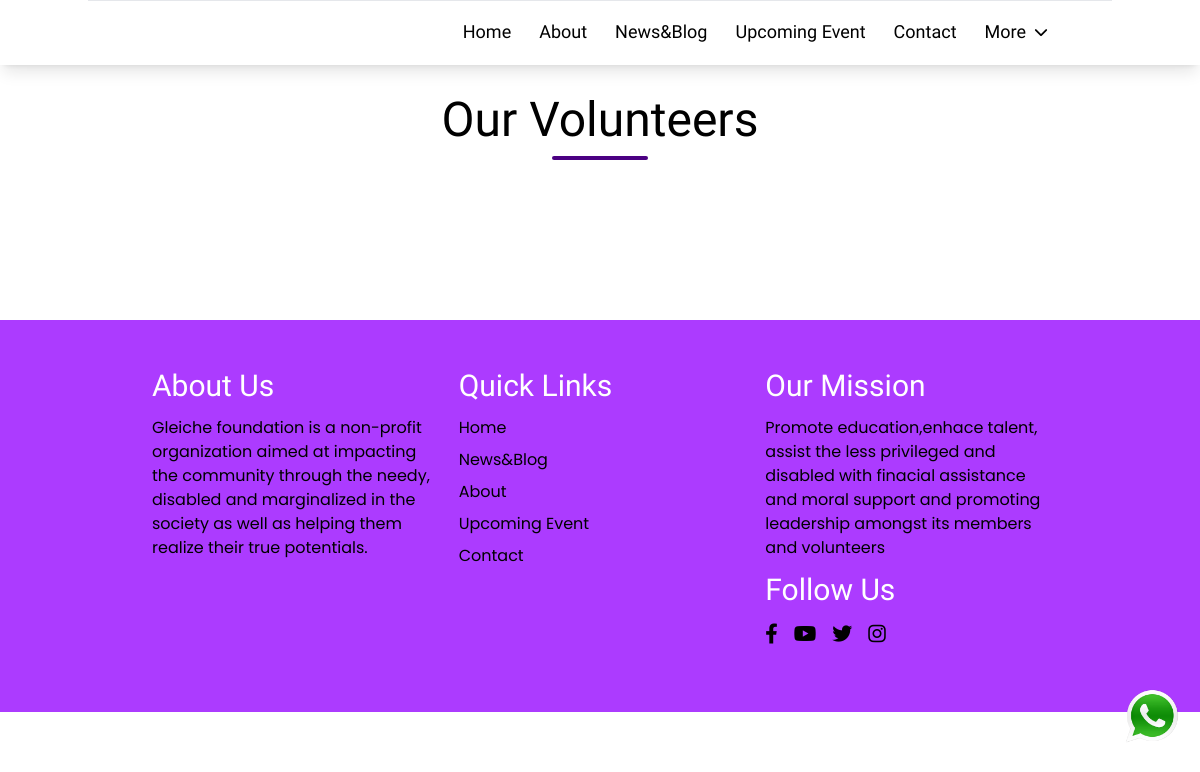
/volunteers/, run on an earlier commit of the app's database.
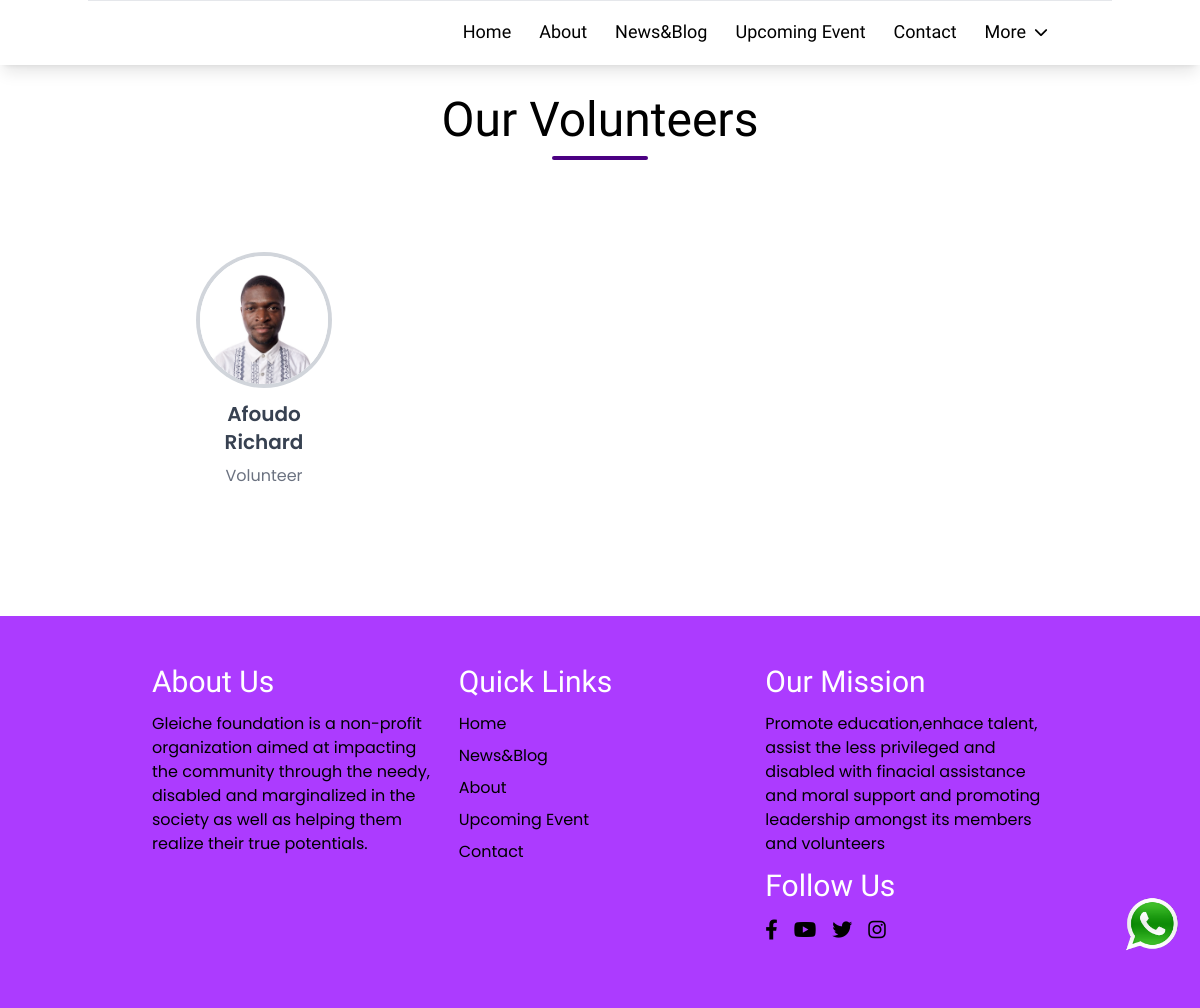
And on a later commit of the database.
### backend/models.py (models this page shows, shortened)
class Volunteer(models.Model):
    image = models.ImageField(upload_to=volunteer_upload_to_dir, default=default_gleiche_logo, blank=True)
    firstname = models.CharField(max_length=200, null=False)
    lastname = models.CharField(max_length=200, null=False)
    publish = models.BooleanField(default=False)
    date_created = models.DateTimeField(auto_now_add=True)
    def fullName(self):
        return f"{self.firstname} {self.lastname}"

### frontend/views.py (the view)
# urls.py: path('volunteers/', views.volunteers, name="system_volunteers"),
def volunteers(request):
    volunteers = Volunteer.objects.filter(publish=1)
    paginator = Paginator(volunteers, 3)
    page_number = request.GET.get('page')
    paged_objs = paginator.get_page(page_number)
    data = {
        'volunteers':paged_objs
    }
    return render(request, "frontend/volunteers.html", data)

### frontend/templates/frontend/volunteers.html (shortened to what this page needs)
{% extends 'frontend/main.html' %}
{% load static %}
{% block content %}
<div class="container py-6 md:py-12 flex flex-col gap-4">
    <div class="flex flex-col items-center gap-3">
        <span class="font-patrick-hand text-3xl md:text-4xl lg:text-5xl">Our Volunteers</span>
        <div class="w-24 h-1 bg-primary rounded-md"></div>
    </div>
    <div class="py-12">
        <div class="w-full flex flex-wrap">
            {% for item in volunteers %}
            <div class="w-6/12 md:w-4/12 lg:w-3/12 px-0 lg:px-3">
                {% include 'frontend/components/volunteer_card.html' with item=item  %}
            </div>
            {% endfor %}
        </div>
    </div>
</div>
{% endblock %}

### frontend/templates/frontend/main.html (shortened to what this page needs)
{% load tailwind_tags %}
{% load static %}
{% load web_settings %}
<!DOCTYPE html>
<html lang="en">
<head>
    {% tailwind_css %}
    <link rel="stylesheet" href="https://cdnjs.cloudflare.com/ajax/libs/font-awesome/6.1.1/css/all.min.css"
 />
    <link rel="stylesheet" href="https://unpkg.com/swiper/swiper-bundle.min.css" />
    <link href="https://unpkg.com/aos@2.3.1/dist/aos.css" rel="stylesheet">
</head>
<body class="font-Poppins">
    {% include 'frontend/includes/header.html' %}
    {% block content %}
    {% endblock %}
    <div class="fixed z-40 bottom-14 right-5 flex-col">
      <a href="https://api.whatsapp.com/send?phone={% settings 'whatsapp_phone_number' %}&text=Hi,I would like to get more information..." target="_blank">
        <div class="w-14">
          <img src="{% static 'assets/whatsapp_logo.png' %}" alt="whatsapp us">
        </div>
      </a>
    </div>
    {% include 'frontend/includes/footer.html' %}
</body>
</html>

### frontend/templates/frontend/includes/header.html (shortened to what this page needs)
{% load static %}
{% load web_settings %}
<div class="hidden md:flex container justify-between items-center py-2 tracking-widest">
    <div class="flex gap-4">
        <span class=" text-gray-400 text-base">
            <a href="{% settings 'facebook_link' %}">
            </a>
        </span>
        <span class=" text-gray-400 text-base">
            <a href="{% settings 'youtube_link' %}">
            </a>
        </span>
        <span class=" text-gray-400 text-base">
            <a href="{% settings 'twitter_link' %}">
            </a>
        </span>
        <span class=" text-gray-400 text-base">
            <a href="{% settings 'instagram_link' %}">
            </a>
        </span>
    </div>
    <div>
        <a href="{% url 'donate' %}"
            class="inline-block px-4 py-1.5 bg-primary hover:bg-primary-200 hover:shadow-2xl transition-all rounded-md text-white text-sm">
        </a>
    </div>
</div>
<div x-data="{ open_side_nav: false, }">
    <div x-data="{ open: false, showBar: true }"
        :class="{'fixed -top-72 left-0 right-0 transition duration-200 transform translate-y-72': showBar}"
        class="z-30 bg-white shadow-lg" @scroll.window="showBar = (window.pageYOffset > 20) ? true : false">
        <div
            class="container py-2 flex justify-between items-center font-patrick-hand  bg-white w-full border-t border-gray-200">
            <div class="w-10 h-10 lg:w-12 lg:h-12">
            </div>
            <div class="hidden lg:block ">
                <ul class="flex items-center gap-7">
                    <li class="border-b-2 border-white hover:border-primary transition-all">
                        <a href="{% url 'home' %}" class="text-lg xl:text-2xl">Home</a>
                    </li>
                    <li class="border-b-2 border-white hover:border-primary transition-all">
                        <a href="{% url 'about' %}" class="text-lg xl:text-2xl">About</a>
                    </li>
                    <li class="border-b-2 border-white hover:border-primary transition-all">
                        <a href="{% url 'news_blog' %}" class="text-lg xl:text-2xl">News&Blog</a>
                    </li>
                    <li class="border-b-2 border-white hover:border-primary transition-all">
                        <a href="{% url 'upcoming_events' %}" class="text-lg xl:text-2xl">Upcoming Event</a>
                    </li>
                    <li class="border-b-2 border-white hover:border-primary transition-all">
                        <a href="{% url 'contact' %}" class="text-lg xl:text-2xl">Contact</a>
                    </li>
                    <li @click.away="open = false" x-data="{ open: false }"
                        class="relative border-b-2 border-white hover:border-primary transition-all">
                        <a @click="open = !open" class="text-lg xl:text-2xl flex items-center gap-2 cursor-pointer">
                            <span>More</span>
                            <span class="transition-transform duration-200 transform text-sm"
                                :class="{'rotate-180': open, 'rotate-0': !open}"><i
                                    class="fa-solid fa-chevron-down"></i></span>
                        </a>
                    </li>
                </ul>
            </div>
        </div>
    </div>
</div>

### frontend/templates/frontend/components/volunteer_card.html
<div
    class="flex flex-col items-center p-8 transition-colors duration-200 transform cursor-pointer group hover:bg-secondary rounded-xl">
    <img class="object-cover w-24 h-24 md:w-32 md:h-32 rounded-full ring-4 ring-gray-300 group-hover:ring-primary"
        src="/static/images{{item.image.url}}"
        alt="">
    <h1
        class="mt-4 text-lg md:text-xl font-semibold text-gray-700 capitalize dark:text-white group-hover:text-white text-center">
        {{item.fullName}}</h1>
    <p
        class="mt-2 text-sm md:text-base text-gray-500 capitalize dark:text-gray-300 group-hover:text-primary">
        Volunteer</p>
</div>

### frontend/templates/frontend/includes/quotes_banner.html (shortened to what this page needs)
{% load web_settings %}

### frontend/templates/frontend/includes/footer.html
{% load web_settings %}
<footer class=" bg-primary-50 py-12 pb-16">
    <div class="container">
        <div class="flex flex-wrap lg:flex-nowrap gap-6 lg:gap-6">
            <div class="w-full lg:w-4/12">
                <div class="flex flex-col">
                    <h6 class="text-white font-patrick-hand text-3xl">About Us</h6>
                    <p class="mt-3">
                        {% settings 'short_about_us' %}
                    </p>
                </div>
            </div>
            <div class="w-full lg:w-4/12">
                <div class="flex flex-col">
                    <h6 class="text-white font-patrick-hand text-3xl">Quick Links</h6>
                    <div class="mt-3 flex flex-col gap-y-2">
                        <a href="#" class="hover:text-white transition-all">Home</a>
                        <a href="#" class="hover:text-white transition-all">News&Blog</a>
                        <a href="#" class="hover:text-white transition-all">About</a>
                        <a href="#" class="hover:text-white transition-all">Upcoming Event</a>
                        <a href="#" class="hover:text-white transition-all">Contact</a>
                    </div>
                </div>
            </div>
            <div class="w-full lg:w-4/12">
                <div class="flex flex-col gap-y-3">
                    <div class="flex flex-col">
                        <h6 class="text-white font-patrick-hand text-3xl">Our Mission</h6>
                        <p class="mt-3">
                            {% settings 'our_mission' %}
                        </p>
                    </div>
                    <div class="flex flex-col">
                        <h6 class="text-white font-patrick-hand text-3xl">Follow Us</h6>
                        <div class="mt-3">
                            <div class="flex gap-4">
                                <span class=" hover:text-white transition-all text-xl">
                                    <a href="{% settings 'facebook_link' %}">
                                        <i class="fa-brands fa-facebook-f"></i>
                                    </a>
                                </span>
                                <span class=" hover:text-white transition-all text-xl">
                                    <a href="{% settings 'youtube_link' %}">
                                        <i class="fa-brands fa-youtube"></i>
                                    </a>
                                </span>
                                <span class=" hover:text-white transition-all text-xl">
                                    <a href="{% settings 'twitter_link' %}">
                                        <i class="fa-brands fa-twitter"></i>
                                    </a>
                                </span>
                                <span class=" hover:text-white transition-all text-xl">
                                    <a href="{% settings 'instagram_link' %}">
                                        <i class="fa-brands fa-instagram"></i>
                                    </a>
                                </span>
                            </div>
                        </div>
                    </div>
                </div>
            </div>
        </div>
    </div>
</footer>

What changed in the data, as far as the page shows it:
added Volunteer: image (picture), fullName "Afoudo Richard"
